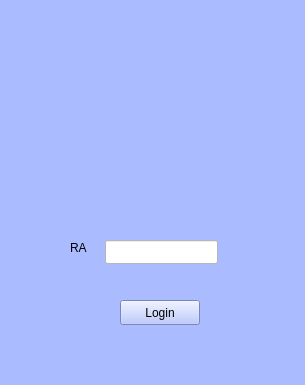
<?xml version="1.0" encoding="UTF-8"?>
<ui version="4.0">
 <class>MainWindow</class>
 <widget class="QMainWindow" name="MainWindow">
  <property name="geometry">
   <rect>
    <x>0</x>
    <y>0</y>
    <width>305</width>
    <height>385</height>
   </rect>
  </property>
  <property name="minimumSize">
   <size>
    <width>305</width>
    <height>385</height>
   </size>
  </property>
  <property name="maximumSize">
   <size>
    <width>305</width>
    <height>385</height>
   </size>
  </property>
  <property name="windowTitle">
   <string>MainWindow</string>
  </property>
  <property name="styleSheet">
   <string notr="true">background-color: rgb(170, 188, 255);</string>
  </property>
  <widget class="QWidget" name="centralwidget">
   <widget class="QLabel" name="txtUsuario">
    <property name="geometry">
     <rect>
      <x>70</x>
      <y>240</y>
      <width>21</width>
      <height>16</height>
     </rect>
    </property>
    <property name="styleSheet">
     <string notr="true">color:rgb(0, 0, 0)</string>
    </property>
    <property name="text">
     <string>RA</string>
    </property>
   </widget>
   <widget class="QPushButton" name="pushButton">
    <property name="geometry">
     <rect>
      <x>120</x>
      <y>300</y>
      <width>80</width>
      <height>25</height>
     </rect>
    </property>
    <property name="styleSheet">
     <string notr="true">color: rgb(0,0,0)
</string>
    </property>
    <property name="text">
     <string>Login</string>
    </property>
   </widget>
   <widget class="QLineEdit" name="lineEdit">
    <property name="geometry">
     <rect>
      <x>105</x>
      <y>240</y>
      <width>113</width>
      <height>24</height>
     </rect>
    </property>
    <property name="styleSheet">
     <string notr="true">
background-color: rgb(255, 255, 255);</string>
    </property>
   </widget>
   <widget class="QLabel" name="label">
    <property name="geometry">
     <rect>
      <x>19</x>
      <y>30</y>
      <width>271</width>
      <height>161</height>
     </rect>
    </property>
    <property name="text">
     <string/>
    </property>
    <property name="pixmap">
     <pixmap>../../Desktop/utfprimage.png</pixmap>
    </property>
   </widget>
  </widget>
  <widget class="QMenuBar" name="menubar">
   <property name="geometry">
    <rect>
     <x>0</x>
     <y>0</y>
     <width>305</width>
     <height>25</height>
    </rect>
   </property>
  </widget>
  <widget class="QStatusBar" name="statusbar"/>
 </widget>
 <resources/>
 <connections/>
</ui>
